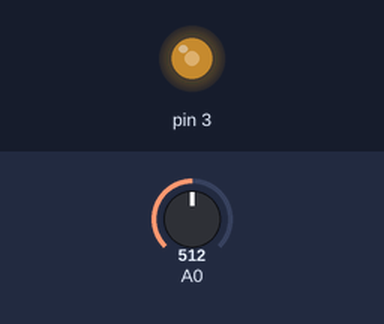
Bench run of a sketch on a simulated Arduino Uno, built with avr-gcc and run on an emulated ATmega328P. Parts: output pins drawn as LEDs (lit = HIGH). The inputs (shaded band) are chosen by the test bench; at power-on: A0 = 512.

Above: at 1.2 s.
1.3 s: A0 set to 716
At 2.3 s:
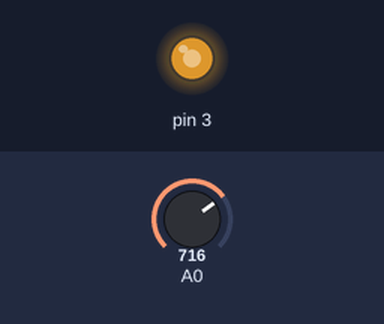
2.8 s: A0 set to 900
At 3.4 s:
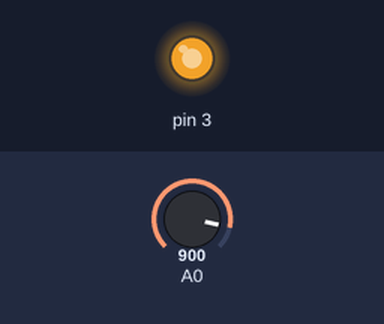
4.3 s: A0 set to 122
At 4.6 s:
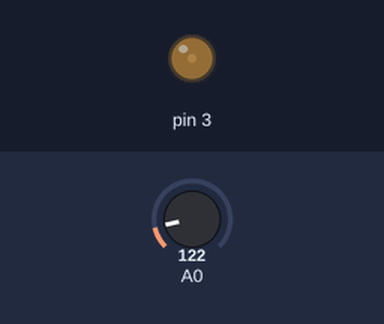
5.8 s: A0 set to 0
At 6.9 s:
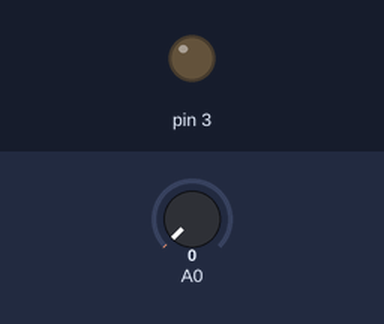
Timing chart, 0 to 8.3 s (numbered marks = the images above; inputs shaded):
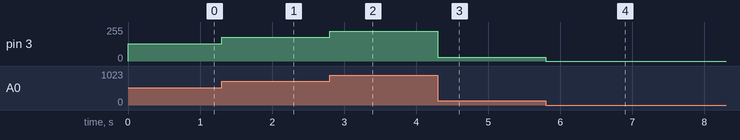

The sketch:

ex2.ino
```cpp
void setup() {
  pinMode(3, OUTPUT);
}

void loop() {
  analogWrite(3, analogRead(A0) / 4);
}
```

Measured:
- after the input at 1.3 s, pin 3: 128/255 → 179/255 at once
- after the input at 2.8 s, pin 3: 179/255 → 225/255 at once
- after the input at 4.3 s, pin 3: 225/255 → 30/255 at once
- after the input at 5.8 s, pin 3: 30/255 → 0/255 at once
